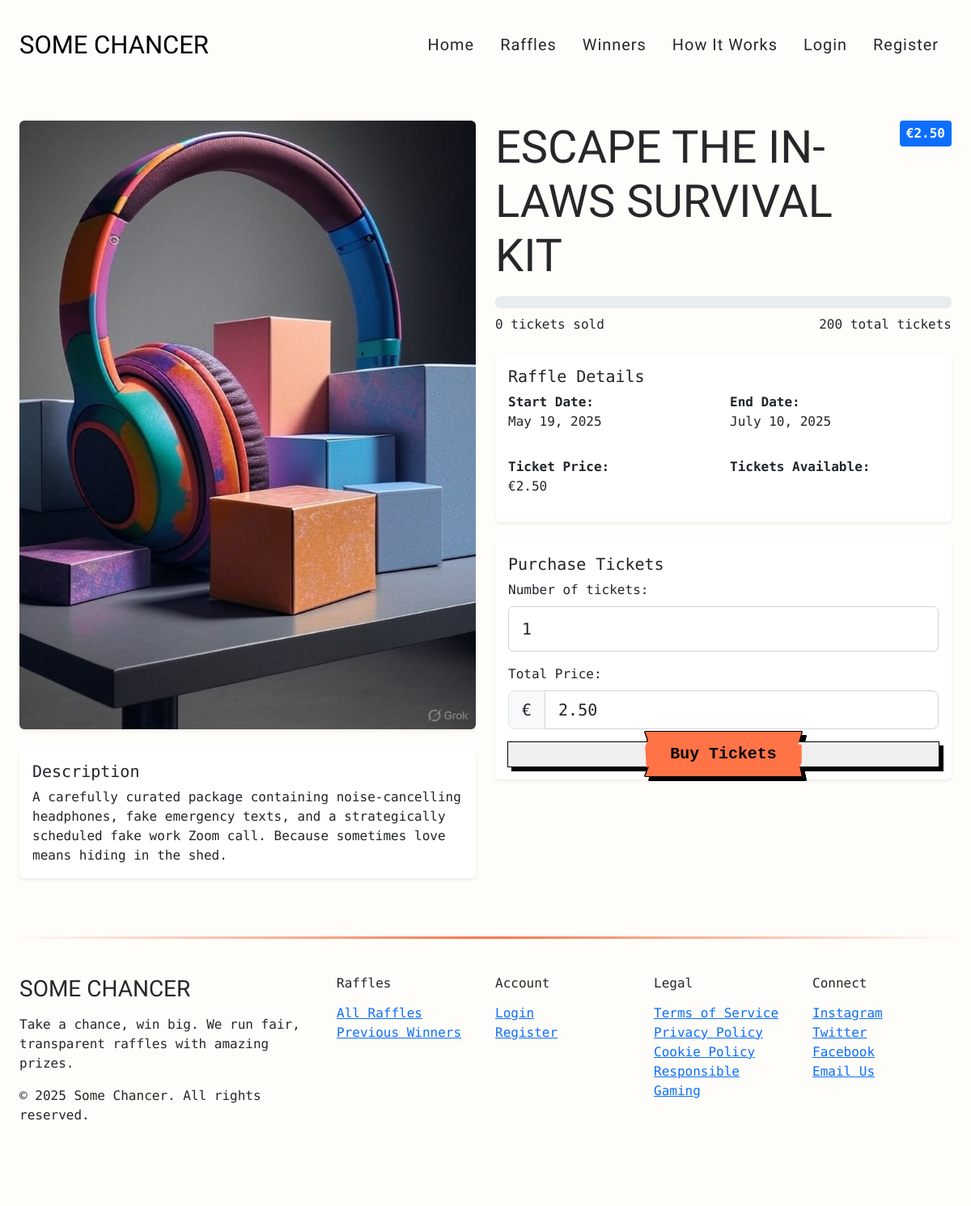
The page /raffle/1/ on the database its author committed.
### raffles/models.py (models this page shows, shortened)
class Raffle(models.Model):
    title = models.CharField(max_length=255)
    description = models.TextField()
    image = models.ImageField(upload_to='raffle_images/', blank=True, null=True)
    total_tickets = models.PositiveIntegerField()
    ticket_price = models.DecimalField(max_digits=10, decimal_places=2)
    start_date = models.DateTimeField()
    end_date = models.DateTimeField()
    is_active = models.BooleanField(default=True)
    created_at = models.DateTimeField(auto_now_add=True)
    featured = models.BooleanField(default=False)
    def tickets_sold(self):
        return self.ticket_set.count()

### raffles/views.py (the view)
# urls.py: path('raffle/<int:raffle_id>/', views.raffle_detail, name='raffle_detail'),
def raffle_detail(request, raffle_id):
    raffle = get_object_or_404(Raffle, id=raffle_id)
    user_tickets = []
    winner = None
    if request.user.is_authenticated:
        user_tickets = Ticket.objects.filter(raffle=raffle, user=request.user)
    try:
        winner = Winner.objects.get(raffle=raffle)
    except Winner.DoesNotExist:
        pass
    return render(request, 'raffles/raffle_detail.html', {
        'raffle': raffle,
        'user_tickets': user_tickets,
        'winner': winner,
        'now': timezone.now(),
    })

### templates/raffles/raffle_detail.html (shortened to what this page needs)
{% extends 'base.html' %}
{% load static %}
{% block content %}
<div class="container my-5">
    <div class="row">
        <div class="col-md-6">
            <div class="position-relative mb-4">
                {% if raffle.image %}
                <img src="{{ raffle.image.url }}" alt="{{ raffle.title }}" class="img-fluid rounded shadow-sm" />
                {% else %}
                <div class="bg-secondary text-white d-flex align-items-center justify-content-center rounded shadow-sm" style="height: 300px;">
                    <span class="display-4">No Image Available</span>
                </div>
                {% endif %}
            </div>
            <div class="card border-0 shadow-sm mb-4">
                <div class="card-body">
                    <h5 class="card-title">Description</h5>
                    <p class="card-text">{{ raffle.description }}</p>
                </div>
            </div>
        </div>
        <div class="col-md-6">
            <div class="d-flex justify-content-between align-items-start mb-2">
                <h1 class="display-4">{{ raffle.title }}</h1>
                <div class="d-flex align-items-center">
                    <span class="badge bg-primary fs-6 p-2">€{{ raffle.ticket_price }}</span>
                </div>
            </div>
            <div class="mb-4">
                <div class="progress mb-2" style="height: 15px;">
                </div>
                <div class="d-flex justify-content-between">
                    <span>{{ raffle.tickets_sold }} tickets sold</span>
                    <span>{{ raffle.total_tickets }} total tickets</span>
                </div>
            </div>
            <div class="card border-0 shadow-sm mb-4">
                <div class="card-body">
                    <h5 class="card-title">Raffle Details</h5>
                    <div class="row g-3">
                        <div class="col-6">
                            <strong>Start Date:</strong>
                            <p>{{ raffle.start_date|date:"F j, Y" }}</p>
                        </div>
                        <div class="col-6">
                            <strong>End Date:</strong>
                            <p>{{ raffle.end_date|date:"F j, Y" }}</p>
                        </div>
                        <div class="col-6">
                            <strong>Ticket Price:</strong>
                            <p>€{{ raffle.ticket_price }}</p>
                        </div>
                        <div class="col-6">
                            <strong>Tickets Available:</strong>
                        </div>
                    </div>
                </div>
            </div>
            {% if raffle.is_active and raffle.end_date > now %}
            <div class="card border-0 shadow-sm mb-4">
                <div class="card-body">
                    <h5 class="card-title">Purchase Tickets</h5>
                    <form id="purchase-form" method="post" action="#" class="needs-validation" novalidate>
                        <div class="mb-3">
                            <label for="ticket-quantity" class="form-label">Number of tickets:</label>
                            <input type="number" class="form-control form-control-lg" id="ticket-quantity" name="quantity" min="1" max="{{ raffle.total_tickets|add:"-"|add:raffle.tickets_sold }}" value="1" required>
                        </div>
                        <div class="mb-3">
                            <label for="total-price" class="form-label">Total Price:</label>
                            <div class="input-group input-group-lg">
                                <span class="input-group-text">€</span>
                                <span class="form-control" id="total-price">{{ raffle.ticket_price }}</span>
                            </div>
                        </div>
                        <div class="button-outer w-100">
                            <button type="submit" class="button-middle w-100">
                                <span class="button-inner">Buy Tickets</span>
                            </button>
                        </div>
                    </form>
                </div>
            </div>
            {% endif %}
        </div>
    </div>
</div>
{% endblock %}

### static/css/style.css (style rules this page uses)
* { box-sizing: border-box; }
:root { --brand-blue: #4876ff; --brand-lime: #d9f154; --brand-navy: #2e3192; --brand-orange: #ff7347; --brand-pink: #f7d0e9; --brand-purple: #692e54; --brand-gray: #fffdf9; --step--2: clamp(0.7813rem, 0.7747rem + 0.0326vw, 0.8rem); --step--1: clamp(0.9375rem, 0.9158rem + 0.1087vw, 1rem); --step-0: clamp(1.125rem, 1.0815rem + 0.2174vw, 1.25rem); --step-1: clamp(1.35rem, 1.2761rem + 0.3696vw, 1.5625rem); --step-2: clamp(1.62rem, 1.5041rem + 0.5793vw, 1.9531rem); --step-3: clamp(1.944rem, 1.771rem + 0.8651vw, 2.4414rem); --step-4: clamp(2.3328rem, 2.0827rem + 1.2504vw, 3.0518rem); --step-5: clamp(2.7994rem, 2.4462rem + 1.7658vw, 3.8147rem); --step-6: clamp(3.3592rem, 2.8691rem + 2.4507vw, 4.7684rem); }
body { font-family: "DM Mono", monospace; margin: 0; box-sizing: border-box; color: rgb(39, 39, 42); padding: 12px; background-color: var(--brand-gray); background-image: url("/static/images/bg-texture.png"); background-repeat: no-repeat; background-position: center; background-size: cover; }
h1, h2, h3 { font-family: "Bowlby One SC", cursive; text-transform: uppercase; }
.container { max-width: 1200px; margin: 0 auto; width: 100%; }
.button-outer { filter: drop-shadow(0 1px 0 #000) drop-shadow(-1px 0 0 #000) drop-shadow(1px 0 0 #000) drop-shadow(0 -1px 0 #000) drop-shadow(5px 5px 0 #000); transition: filter 0.3s ease-in-out; }
.button-middle { text-decoration: none; transition: transform 0.3s ease-in-out; cursor: pointer; position: relative; border: none; font-family: monospace; font-size: var(--step-0); font-weight: 600; padding: 0; }
.button-inner { background: linear-gradient(to bottom, var(--brand-orange) 33%, var(--brand-lime) 66%) 50% 0% / 100% 400% no-repeat; color: #000; padding: 1rem; position: relative; transition: color 0.3s ease-in-out, background-position 0.3s ease-in-out; }
.button-inner:before, .button-inner:after { content: ""; position: absolute; width: 1rem; height: 100%; top: 0; left: calc(100% - 1px); background: inherit; clip-path: polygon( 100% 0, 74% 28%, 100% 29%, 100% 70%, 84% 78%, 100% 100%, 0 100%, 0 0 ); }
.button-inner:after { left: calc(-1rem + 1px); clip-path: polygon( 23% 19%, 0 0, 100% 0, 100% 100%, 0 100%, 29% 79%, 9% 80%, 0 33% ); }
.form-control { font-family: "DM Mono", monospace; border: 1px solid #ced4da; border-radius: 0.375rem; padding: 0.75rem 1rem; transition: border-color 0.2s ease-in-out, box-shadow 0.2s ease-in-out; }
.badge { font-family: "DM Mono", monospace; padding: 0.5em 0.75em; border-radius: 0.25rem; }

### rows shown on the page
Raffle: image (picture), description "A carefully curated package containing noise-cancelling headphones, fake emergency texts, and a strategically scheduled fake work Zoom call. Because sometimes love means hiding in the shed.", title "ESCAPE THE IN-LAWS SURVIVAL KIT", ticket_price "2.50", tickets_sold "0", total_tickets "200", start_date "May 19, 2025", end_date "July 10, 2025"
